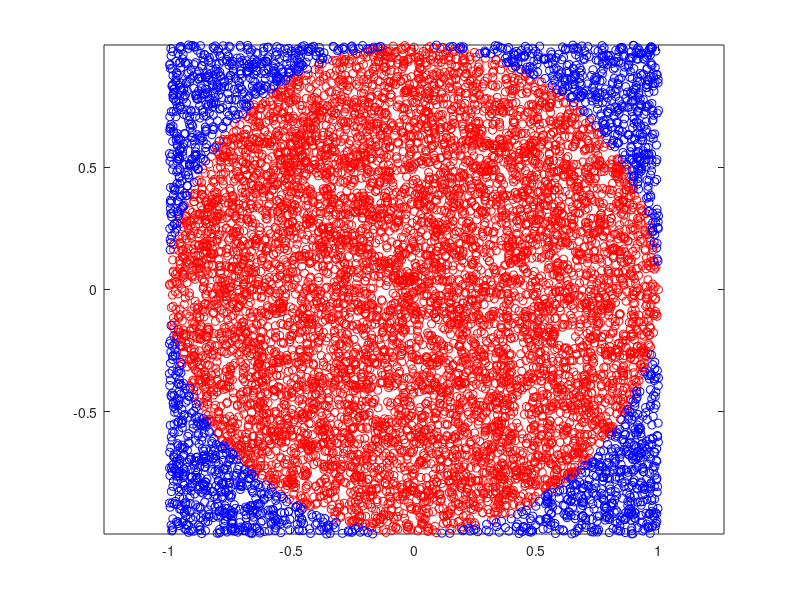

Recreate this plot in MATLAB.
clc, clear, close all
v = 10000;  %velikost
X = zeros(1, v);
l = 1:1:v;
% for j=1:1:v
%     n = j;
%     A = 2*(rand(n,2)-0.5);
%     c = (A(:,1).^2+A(:,2).^2);
%     q = numel(find(c<1));
%     q = 4*q/n;
%     X(n) = q;
% end
% plot(l,X);
% hold on;
% plot(l, pi * ones(1,v))
% hold off;

% BUD HODIT DO KOMENTU JEDNO NEBO DRUHE!!


KRUH = [];
MIMO = [];
a =1;
b=1;
n = v;
A = 2*(rand(n,2)-0.5);
for i = 1:1:v
    c = A(i,1).^2+A(i,2).^2;
    if c <= 1
        KRUH(a,1) = A(i,1);
        KRUH(a,2) = A(i,2);
        a = a+ 1;
    else
        MIMO(b,1) = A(i,1); 
        MIMO(b,2) = A(i,2); 
        b = b+1;
    end
end
plot(KRUH(:,1),KRUH(:,2),"ro");
hold on;
plot(MIMO(:,1),MIMO(:,2),"bo");
hold off;
axis equal
axis tight

